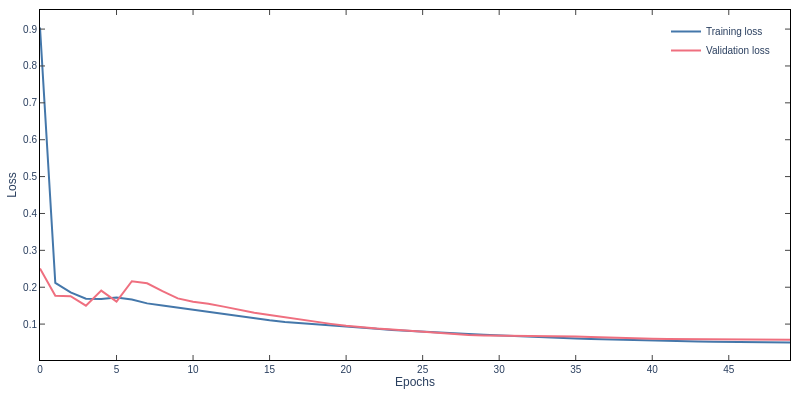

Notebook source saved alongside this figure:
### Markdown cell above
---
## 5. GNN model prediction

First, lets analyze the loss curves.

### Code cell
from plotly import graph_objects as go

with open(directories["model"] / "loss_history_record.pkl", "rb") as f:
    loss_history_record = pickle.load(f)

# Plot the loss history
figure = go.Figure()
figure.add_scatter(
    y=loss_history_record["training_loss_history"],
    mode="lines",
    name="Training loss",
)

figure.add_scatter(
    y=loss_history_record["validation_loss_history"],
    mode="lines",
    name="Validation loss",
)

figure.update_layout(
    xaxis_title="Epochs",
    yaxis_title="Loss",
    template="plotly_white+xgridoff",
    width=800,
    height=400,
)
figure.update_layout(
    **plotly_layout,
    xaxis_title="Epochs",
    yaxis_title="Loss",
    xaxis_range=[0, len(loss_history_record["training_loss_history"]) - 1],
    legend=dict(
        yanchor="top",
        y=0.98,
        xanchor="right",
        x=0.98,
        title_text=None,
        traceorder="normal",
    ),
    width=800,
    height=400,
)
figure.show(renderer=plotly_renderer)

### Figure 1 — Plotly figure (JSON) as saved in the notebook; plotly's stock layout.template omitted (floating-point values rounded to 4 significant figures)
{"data": [{"mode": "lines", "name": "Training loss", "type": "scatter", "y": [0.9043, 0.2115, 0.1857, 0.169, 0.1681, 0.1724, 0.1665, 0.1562, 0.1504, 0.1444, 0.1392, 0.1337, 0.1276, 0.1212, 0.1153, 0.1101, 0.106, 0.1026, 0.09939, 0.09658, 0.09357, 0.09022, 0.08709, 0.08425, 0.08165, 0.07944, 0.07726, 0.07502, 0.07289, 0.07079, 0.06882, 0.06691, 0.06511, 0.06344, 0.06198, 0.06065, 0.05929, 0.0581, 0.05702, 0.05603, 0.05515, 0.05434, 0.05361, 0.05297, 0.0524, 0.05187, 0.05138, 0.05092, 0.05049, 0.05009]}, {"mode": "lines", "name": "Validation loss", "type": "scatter", "y": [0.2507, 0.177, 0.1757, 0.15, 0.1908, 0.1609, 0.2162, 0.2108, 0.1892, 0.1698, 0.1604, 0.1553, 0.1474, 0.1384, 0.131, 0.1246, 0.1181, 0.1124, 0.1059, 0.1006, 0.09537, 0.09095, 0.08782, 0.08508, 0.08193, 0.07889, 0.07496, 0.07234, 0.07012, 0.06888, 0.06874, 0.06894, 0.06911, 0.06881, 0.06815, 0.06667, 0.06497, 0.06341, 0.06215, 0.06115, 0.06031, 0.05969, 0.05932, 0.05904, 0.05882, 0.05862, 0.05846, 0.05821, 0.05795, 0.05768]}], "layout": {"colorway": ["#4477aa", "#ef6f7f", "#288b39", "#288b39", "#aa3377", "#000000"], "font": {"family": "Arial", "size": 10}, "height": 400, "legend": {"traceorder": "normal", "x": 0.98, "xanchor": "right", "y": 0.98, "yanchor": "top"}, "margin": {"b": 40, "l": 40, "r": 10, "t": 10}, "width": 800, "xaxis": {"linecolor": "black", "mirror": "allticks", "range": [0, 49], "showgrid": false, "showline": true, "ticks": "inside", "title": {"standoff": 3, "text": "Epochs"}, "zeroline": false}, "yaxis": {"automargin": true, "linecolor": "black", "mirror": "allticks", "showgrid": false, "showline": true, "ticks": "inside", "title": {"standoff": 3, "text": "Loss"}, "zeroline": false}}}
